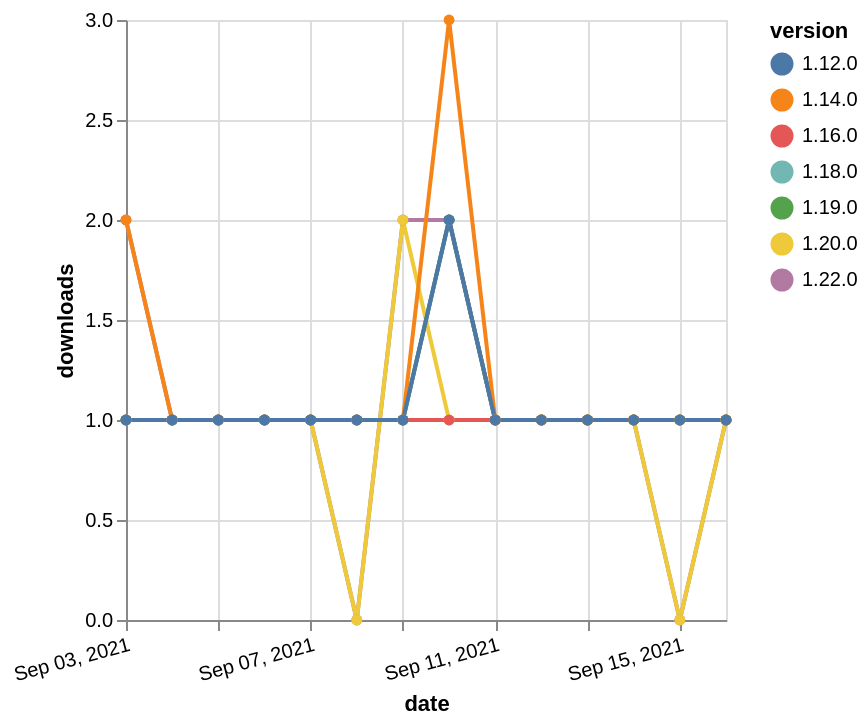

Specify this chart in Vega-Lite:
### Vega-Lite specification from a JSON file in a GitHub repository (floating-point values rounded to 4 significant figures)
{"$schema": "https://vega.github.io/schema/vega-lite/v5.json", "description": "A simple bar chart with embedded data.", "data": {"values": [{"date": "2021-09-03", "total": 144, "delta": 1, "version": "1.18.0"}, {"date": "2021-09-04", "total": 145, "delta": 1, "version": "1.18.0"}, {"date": "2021-09-05", "total": 146, "delta": 1, "version": "1.18.0"}, {"date": "2021-09-06", "total": 147, "delta": 1, "version": "1.18.0"}, {"date": "2021-09-07", "total": 148, "delta": 1, "version": "1.18.0"}, {"date": "2021-09-08", "total": 149, "delta": 1, "version": "1.18.0"}, {"date": "2021-09-09", "total": 150, "delta": 1, "version": "1.18.0"}, {"date": "2021-09-10", "total": 152, "delta": 2, "version": "1.18.0"}, {"date": "2021-09-11", "total": 153, "delta": 1, "version": "1.18.0"}, {"date": "2021-09-12", "total": 154, "delta": 1, "version": "1.18.0"}, {"date": "2021-09-13", "total": 155, "delta": 1, "version": "1.18.0"}, {"date": "2021-09-14", "total": 156, "delta": 1, "version": "1.18.0"}, {"date": "2021-09-15", "total": 157, "delta": 1, "version": "1.18.0"}, {"date": "2021-09-16", "total": 158, "delta": 1, "version": "1.18.0"}, {"date": "2021-09-03", "total": 114, "delta": 2, "version": "1.22.0"}, {"date": "2021-09-04", "total": 115, "delta": 1, "version": "1.22.0"}, {"date": "2021-09-05", "total": 116, "delta": 1, "version": "1.22.0"}, {"date": "2021-09-06", "total": 117, "delta": 1, "version": "1.22.0"}, {"date": "2021-09-07", "total": 118, "delta": 1, "version": "1.22.0"}, {"date": "2021-09-08", "total": 118, "delta": 0, "version": "1.22.0"}, {"date": "2021-09-09", "total": 120, "delta": 2, "version": "1.22.0"}, {"date": "2021-09-10", "total": 122, "delta": 2, "version": "1.22.0"}, {"date": "2021-09-11", "total": 123, "delta": 1, "version": "1.22.0"}, {"date": "2021-09-12", "total": 124, "delta": 1, "version": "1.22.0"}, {"date": "2021-09-13", "total": 125, "delta": 1, "version": "1.22.0"}, {"date": "2021-09-14", "total": 126, "delta": 1, "version": "1.22.0"}, {"date": "2021-09-15", "total": 126, "delta": 0, "version": "1.22.0"}, {"date": "2021-09-16", "total": 127, "delta": 1, "version": "1.22.0"}, {"date": "2021-09-03", "total": 160, "delta": 1, "version": "1.20.0"}, {"date": "2021-09-04", "total": 161, "delta": 1, "version": "1.20.0"}, {"date": "2021-09-05", "total": 162, "delta": 1, "version": "1.20.0"}, {"date": "2021-09-06", "total": 163, "delta": 1, "version": "1.20.0"}, {"date": "2021-09-07", "total": 164, "delta": 1, "version": "1.20.0"}, {"date": "2021-09-08", "total": 164, "delta": 0, "version": "1.20.0"}, {"date": "2021-09-09", "total": 166, "delta": 2, "version": "1.20.0"}, {"date": "2021-09-10", "total": 167, "delta": 1, "version": "1.20.0"}, {"date": "2021-09-11", "total": 168, "delta": 1, "version": "1.20.0"}, {"date": "2021-09-12", "total": 169, "delta": 1, "version": "1.20.0"}, {"date": "2021-09-13", "total": 170, "delta": 1, "version": "1.20.0"}, {"date": "2021-09-14", "total": 171, "delta": 1, "version": "1.20.0"}, {"date": "2021-09-15", "total": 171, "delta": 0, "version": "1.20.0"}, {"date": "2021-09-16", "total": 172, "delta": 1, "version": "1.20.0"}, {"date": "2021-09-03", "total": 171, "delta": 1, "version": "1.16.0"}, {"date": "2021-09-04", "total": 172, "delta": 1, "version": "1.16.0"}, {"date": "2021-09-05", "total": 173, "delta": 1, "version": "1.16.0"}, {"date": "2021-09-06", "total": 174, "delta": 1, "version": "1.16.0"}, {"date": "2021-09-07", "total": 175, "delta": 1, "version": "1.16.0"}, {"date": "2021-09-08", "total": 176, "delta": 1, "version": "1.16.0"}, {"date": "2021-09-09", "total": 177, "delta": 1, "version": "1.16.0"}, {"date": "2021-09-10", "total": 178, "delta": 1, "version": "1.16.0"}, {"date": "2021-09-11", "total": 179, "delta": 1, "version": "1.16.0"}, {"date": "2021-09-12", "total": 180, "delta": 1, "version": "1.16.0"}, {"date": "2021-09-13", "total": 181, "delta": 1, "version": "1.16.0"}, {"date": "2021-09-14", "total": 182, "delta": 1, "version": "1.16.0"}, {"date": "2021-09-15", "total": 183, "delta": 1, "version": "1.16.0"}, {"date": "2021-09-16", "total": 184, "delta": 1, "version": "1.16.0"}, {"date": "2021-09-03", "total": 141, "delta": 1, "version": "1.19.0"}, {"date": "2021-09-04", "total": 142, "delta": 1, "version": "1.19.0"}, {"date": "2021-09-05", "total": 143, "delta": 1, "version": "1.19.0"}, {"date": "2021-09-06", "total": 144, "delta": 1, "version": "1.19.0"}, {"date": "2021-09-07", "total": 145, "delta": 1, "version": "1.19.0"}, {"date": "2021-09-08", "total": 146, "delta": 1, "version": "1.19.0"}, {"date": "2021-09-09", "total": 147, "delta": 1, "version": "1.19.0"}, {"date": "2021-09-10", "total": 149, "delta": 2, "version": "1.19.0"}, {"date": "2021-09-11", "total": 150, "delta": 1, "version": "1.19.0"}, {"date": "2021-09-12", "total": 151, "delta": 1, "version": "1.19.0"}, {"date": "2021-09-13", "total": 152, "delta": 1, "version": "1.19.0"}, {"date": "2021-09-14", "total": 153, "delta": 1, "version": "1.19.0"}, {"date": "2021-09-15", "total": 154, "delta": 1, "version": "1.19.0"}, {"date": "2021-09-16", "total": 155, "delta": 1, "version": "1.19.0"}, {"date": "2021-09-03", "total": 288, "delta": 2, "version": "1.14.0"}, {"date": "2021-09-04", "total": 289, "delta": 1, "version": "1.14.0"}, {"date": "2021-09-05", "total": 290, "delta": 1, "version": "1.14.0"}, {"date": "2021-09-06", "total": 291, "delta": 1, "version": "1.14.0"}, {"date": "2021-09-07", "total": 292, "delta": 1, "version": "1.14.0"}, {"date": "2021-09-08", "total": 293, "delta": 1, "version": "1.14.0"}, {"date": "2021-09-09", "total": 294, "delta": 1, "version": "1.14.0"}, {"date": "2021-09-10", "total": 297, "delta": 3, "version": "1.14.0"}, {"date": "2021-09-11", "total": 298, "delta": 1, "version": "1.14.0"}, {"date": "2021-09-12", "total": 299, "delta": 1, "version": "1.14.0"}, {"date": "2021-09-13", "total": 300, "delta": 1, "version": "1.14.0"}, {"date": "2021-09-14", "total": 301, "delta": 1, "version": "1.14.0"}, {"date": "2021-09-15", "total": 302, "delta": 1, "version": "1.14.0"}, {"date": "2021-09-16", "total": 303, "delta": 1, "version": "1.14.0"}, {"date": "2021-09-03", "total": 214, "delta": 1, "version": "1.12.0"}, {"date": "2021-09-04", "total": 215, "delta": 1, "version": "1.12.0"}, {"date": "2021-09-05", "total": 216, "delta": 1, "version": "1.12.0"}, {"date": "2021-09-06", "total": 217, "delta": 1, "version": "1.12.0"}, {"date": "2021-09-07", "total": 218, "delta": 1, "version": "1.12.0"}, {"date": "2021-09-08", "total": 219, "delta": 1, "version": "1.12.0"}, {"date": "2021-09-09", "total": 220, "delta": 1, "version": "1.12.0"}, {"date": "2021-09-10", "total": 222, "delta": 2, "version": "1.12.0"}, {"date": "2021-09-11", "total": 223, "delta": 1, "version": "1.12.0"}, {"date": "2021-09-12", "total": 224, "delta": 1, "version": "1.12.0"}, {"date": "2021-09-13", "total": 225, "delta": 1, "version": "1.12.0"}, {"date": "2021-09-14", "total": 226, "delta": 1, "version": "1.12.0"}, {"date": "2021-09-15", "total": 227, "delta": 1, "version": "1.12.0"}, {"date": "2021-09-16", "total": 228, "delta": 1, "version": "1.12.0"}]}, "width": "container", "mark": {"type": "line", "point": {"filled": true}}, "encoding": {"x": {"field": "date", "type": "temporal", "timeUnit": "yearmonthdate", "title": "date", "axis": {"labelAngle": -15}}, "y": {"field": "delta", "type": "quantitative", "title": "downloads"}, "color": {"field": "version", "type": "nominal"}, "tooltip": {"field": "delta"}}}
